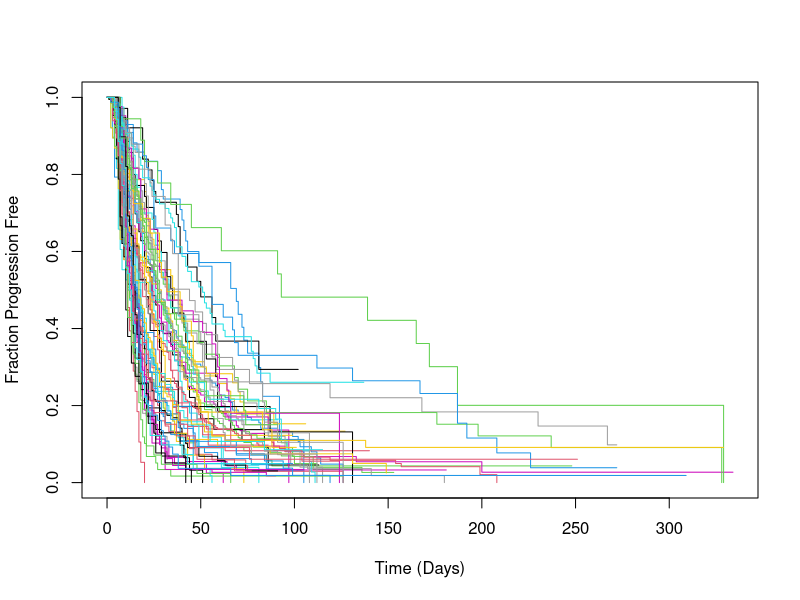

The R script that drew this image: (Note: this script raises an error after producing the figure.)
require(survival)

all<-read.csv("novartis_volumes.csv")
all<-all[,c(1:4,6)]
colnames(all)<-c("ID","TID","TRT","VOL","DAYS")
DIAM<-2*((3*all$VOL/(4*pi))^(1/3))
all<-cbind(all,DIAM)



quantile(all$DIAM[all$DAYS==0])


# calculate RECIST response for each treatment
# treat this like you would a clinical trial - so we wouldn't have untreated data
all<-all[all$TRT!="untreated",]
# we can now fit a time-series model and ignore drop-out and use decay, 
# growth rate and see how well it does
NID<-array(NA,dim=c(dim(all)[1],1))
NID[1]<-1
for(ii in 2:length(NID)){
  if(all$DAYS[ii]>all$DAYS[ii-1]){
    NID[ii]<-NID[ii-1]
  }else{
    NID[ii]<-NID[ii-1]+1
  }
}
all<-cbind(all,NID)


idtrt<-unique(all[,c(1,3)])
final<-data.frame(array(NA, dim=c(dim(idtrt)[1],8)))
all$TRT<-as.character(all$TRT)
all$TID<-as.character(all$TID)
all$ID<-as.character(all$ID)

# calculate PFS & extras
for (ii in 1:dim(idtrt)[1]){
    dummy<-all[all$ID==idtrt[ii,1] & all$TRT==idtrt[ii,2],]
    bsl<-dummy$DIAM[dummy$DAYS==0]
    flag<-0
    if(length(bsl==1)){
      for (kk in 2:dim(dummy)[1]){
        if(dummy$DIAM[kk]>= max(1.2*min(dummy$DIAM[1:kk]),1) & flag==0){
          final[ii,1]<-dummy$ID[kk]
          final[ii,2]<-dummy$TID[kk]
          final[ii,3]<-dummy$TRT[kk]
          final[ii,4]<-100*(min(dummy$DIAM[2:kk])-bsl)/bsl
          final[ii,5]<-dummy$DAYS[kk]
          final[ii,6]<-1
          final[ii,7]<-(min(dummy$DIAM[2:kk]))/bsl
          final[ii,8]<-100*(min(dummy$DIAM[2])-bsl)/bsl
          flag<-1
        }
      }
      if (flag==0){
        final[ii,1]<-dummy$ID[kk]
        final[ii,2]<-dummy$TID[kk]
        final[ii,3]<-dummy$TRT[kk]
        final[ii,4]<-100*(min(dummy$DIAM[2:kk])-bsl)/bsl
        final[ii,5]<-dummy$DAYS[kk]
        final[ii,6]<-0
        final[ii,7]<-(min(dummy$DIAM[2:kk]))/bsl
        final[ii,8]<-100*(min(dummy$DIAM[2])-bsl)/bsl
        flag<-1
      }
      flag<-0 
    }
}
colnames(final)<-c("ID","TTYPE","TRT","BR","PDAY","PFS","FC","IPCH")  
# so we can look at PFS for each drug
unique(final$TRT)
km<-survfit(Surv(PDAY,PFS)~TRT,data=final)
test<-print(km)
length(unique(final$TRT))
plot(km,col=1:62,xlab="Time (Days)",ylab="Fraction Progression Free")
final<-final[is.na(final$TRT)==F,]
# fit time-series
pfs<-final[,c(1,3,5,6)]
all<-merge(all,pfs,by=c("ID","TRT"),all.x=T,all.y=T)
head(all)
all<-all[order(all[,7],all[,5]),]
all<-all[all$DAYS<=all$PDAY,]
all<-all[is.na(all$DIAM)==F,]

DAYS2<-all$DAYS[2:dim(all)[1]]
DAYS2<-c(DAYS2,NA)
all<-cbind(all,DAYS2)

all<-all[all$DAYS2!=0,]
# re-set PFS flag to 0 for all preceding time-points
PFS2<-array(NA,dim=c(dim(all)[1],1))
for(ii in 2:length(PFS2)){
  if(all$NID[ii]==all$NID[ii+1]){
    PFS2[ii]<-0
  }else{
    PFS2[ii]<-all$PFS[ii]
  }
}
# Error is simply an indexing issue and can be ignored
all<-cbind(all,PFS2)
all<-all[is.na(all$PFS)==F,]
# fill in 1st and last
all$PFS2[1]<-all$PFS[1]
all$PFS2[length(all$PFS2)]<-all$PFS[length(all$PFS2)]

# let's calculate relative change too, first include baseline
BSL<-all[all$DAYS==0,c("NID","DIAM")]
colnames(BSL)<-c("NID","BSL")
all<-merge(all,BSL,by=c("NID"),all.x=T,all.y=F)
all$PCH<-100*(all$DIAM-all$BSL)/(all$BSL)
# note that the fisrt % change is in fact missing
all$PCH[all$DAYS==0]<-NA

# next we can look at rate of change from visit to visit
DLDT<-array(NA,dim=c(length(all$NID),1))
for (ii in 2:length(DLDT)){
  if(all$NID[ii]==all$NID[ii-1]){
    DLDT[ii]=(all$DIAM[ii]-all$DIAM[ii-1])/(all$DAYS[ii]-all$DAYS[ii-1])
  }
}
all<-cbind(all,DLDT)
# record best change seen as we move through time



# quick general look - care about current size and how its changing:
summary(coxph(Surv(DAYS, DAYS2, PFS2) ~ cluster(NID)+DIAM,data=all))
summary(coxph(Surv(DAYS, DAYS2, PFS2) ~ cluster(NID)+c(DLDT*100),data=all))
summary(coxph(Surv(DAYS, DAYS2, PFS2) ~ cluster(NID)+c(DLDT*100)+DIAM,data=all))
# so this tells us that in general across the entire data-set using either
# one or combined correlates quite well with progression


# next we want to look at this in each drug
trt<-unique(all$TRT)
results<-data.frame(array(NA,dim=c(length(trt),5)))

for (ii in 1:length(trt)){
  results[ii,1]<-trt[ii]
  m1<-coxph(Surv(DAYS, DAYS2, PFS2) ~ cluster(NID)+DIAM,data=all[all$TRT==trt[ii],])
  results[ii,2]<-m1$coefficients[1]
  results[ii,3]<-1-pchisq(-2*m1$loglik[1]+2*m1$loglik[2],1)
  m1<-coxph(Surv(DAYS, DAYS2, PFS2) ~ cluster(NID)+c(DLDT*100),data=all[all$TRT==trt[ii],])
  results[ii,4]<-m1$coefficients[1]
  results[ii,5]<-1-pchisq(-2*m1$loglik[1]+2*m1$loglik[2],1)
}
colnames(results)<-c("TRT","DIAM","DIAM_P","DLDT","DLDT_P")
# histogram of HR values
hist((results$DIAM),xlab="log (Hazard Ratio)",main="Diameter")
abline(v=mean(results$DIAM),col=2,lwd=2)
abline(v=mean(results$DIAM)-1*sqrt(var(results$DIAM)),col=2,lty=2,lwd=2)
abline(v=mean(results$DIAM)+1*sqrt(var(results$DIAM)),col=2,lty=2,lwd=2)
sqrt(var(results$DIAM))/mean(results$DIAM)# 49% CV

hist((results$DLDT),xlab="log (Hazard Ratio)",main="DLDT")
abline(v=mean(results$DLDT),col=2,lwd=2)
abline(v=mean(results$DLDT)-1*sqrt(var(results$DLDT)),col=2,lty=2,lwd=2)
abline(v=mean(results$DLDT)+1*sqrt(var(results$DLDT)),col=2,lty=2,lwd=2)
sqrt(var(results$DLDT))/mean(results$DLDT)# 42% CV

plot(results$DIAM,results$DLDT,pch=19,ylab="DLDT log (Hazard Ratio)",xlab="Diameter log (Hazard Ratio)")
# not a useful plot

 plot(exp(results$DIAM),-log10(results$DIAM_P),pch=19,xlim=c(1,6),
      xlab="Hazard Ratio",ylab="-log10(p-value)",main="Diameter")
 abline(h = -log10(0.05),col=2)
 100*sum(results$DIAM_P>=0.05)/length(results$DIAM_P)# 10 %
 results$TRT[results$DIAM_P>=0.05]# no trend
 100*sqrt(var(results$DIAM[results$DIAM_P<0.05]))/mean(results$DIAM[results$DIAM_P<0.05])# 45% CV
 
 plot(exp(results$DLDT),-log10(results$DLDT_P),pch=19,xlab="Hazard Ratio",ylab="-log10(p-value)",
      log="x",main="d(Diameter)/dt",xlim=c(1,1.15))
 abline(h = -log10(0.05),col=2)
 100*sum(results$DLDT_P>=0.05)/length(results$DLDT_P)# 5 %
 results$TRT[results$DLDT_P>=0.05]# no trend
 100*sqrt(var(results$DLDT[results$DLDT_P<0.05]))/mean(results$DLDT[results$DLDT_P<0.05])# 39% CV


# so it is generally prognostic, now we do the does it capture treatment effect stuff...

# cycle through all possible 2 arm trials and record HR and ratio mean
# % change
idx<-unique(final$TRT)
results<-{}
count<-1
for (ii in 1:length(idx)){
  for(jj in (ii+1):length(idx)){
    dummy<-final[final$TRT==idx[ii]|final$TRT==idx[jj],]
    res1<-summary(coxph(Surv(PDAY,PFS)~c(TRT==idx[jj]),data=dummy))$coefficients[2]
    res2<-(survdiff(Surv(PDAY,PFS)~c(TRT==idx[jj]),data=dummy))$chisq
    d1<-summary(coxph(Surv(DAYS, DAYS2, PFS2) ~ cluster(NID)+DIAM,
                      data=all[all$TRT==idx[ii]|all$TRT==idx[jj],]))
    d2<-summary(coxph(Surv(DAYS, DAYS2, PFS2) ~ cluster(NID)+DIAM+TRT,
                      data=all[all$TRT==idx[ii]|all$TRT==idx[jj],]))
    res3<- d2$logtest[1] - d1$logtest[1]
    d1<-summary(coxph(Surv(DAYS, DAYS2, PFS2) ~ cluster(NID)+DLDT,
                      data=all[all$TRT==idx[ii]|all$TRT==idx[jj],]))
    d2<-summary(coxph(Surv(DAYS, DAYS2, PFS2) ~ cluster(NID)+DLDT+TRT,
                      data=all[all$TRT==idx[ii]|all$TRT==idx[jj],]))
    res4<- d2$logtest[1] - d1$logtest[1]
    d1<-summary(coxph(Surv(DAYS, DAYS2, PFS2) ~ cluster(NID)+DIAM+DLDT,
                      data=all[all$TRT==idx[ii]|all$TRT==idx[jj],]))
    d2<-summary(coxph(Surv(DAYS, DAYS2, PFS2) ~ cluster(NID)+DIAM+DLDT+TRT,
                      data=all[all$TRT==idx[ii]|all$TRT==idx[jj],]))
    res5<- d2$logtest[1] - d1$logtest[1]
    results<-rbind(results,c(res1,res2,res3,res4,res5,idx[ii],idx[jj]))
    print(results[count,])
    count<-count+1
  }
}
# An error may occur but this can be ignored

results<-data.frame(results)
results[,1]<-as.numeric(as.character(results[,1]))
results[,2]<-as.numeric(as.character(results[,2]))
results[,3]<-as.numeric(as.character(results[,3]))
results[,4]<-as.numeric(as.character(results[,4]))
results[,5]<-as.numeric(as.character(results[,5]))


colnames(results)<-c("PFS_HR","LR_CHISQ","PC_DIAM","PC_DLDT","PC_DIAM_DLDT","D1","D2")

length(results$PFS_HR[results$LR_CHISQ>3.84])# 1103
length(results$PFS_HR)# 1830
hist(log10(results$PFS_HR),breaks=25,main="",xlab="log10 (Hazard Ratio)",ylim=c(0,250))
hist(log10(results$PFS_HR[results$LR_CHISQ>3.84]),breaks=25,main="",xlab="log10 (Hazard Ratio)",ylim=c(0,250))
hist(log10(results$PFS_HR[results$LR_CHISQ>6.64]),breaks=25,main="",xlab="log10 (Hazard Ratio)",ylim=c(0,250))

hist((results$PC_DIAM[results$LR_CHISQ>3.84]),breaks=25,main="Diameter",xlab="LR test-statistic",ylim=c(0,400))
hist((results$PC_DIAM[results$LR_CHISQ>6.64]),breaks=25,main="Diameter",xlab="LR test-statistic",ylim=c(0,400))

hist((results$PC_DLDT[results$LR_CHISQ>3.84]),breaks=25,main="DLDT",xlab="LR test-statistic",ylim=c(0,400))
hist((results$PC_DLDT[results$LR_CHISQ>6.64]),breaks=25,main="DLDT",xlab="LR test-statistic",ylim=c(0,400))

hist((results$PC_DIAM_DLDT[results$LR_CHISQ>3.84]),breaks=25,main="Diameter + DLDT",xlab="LR test-statistic",ylim=c(0,400))
hist((results$PC_DIAM_DLDT[results$LR_CHISQ>6.64]),breaks=25,main="Diameter + DLDT",xlab="LR test-statistic",ylim=c(0,400))


sum(results$PC_DIAM[results$LR_CHISQ>3.84]>3.84)/
  length(results$PC_DIAM[results$LR_CHISQ>3.84])# 77%
sum(results$PC_DLDT[results$LR_CHISQ>3.84]>3.84)/
  length(results$PC_DLDT[results$LR_CHISQ>3.84])# 83%
sum(results$PC_DIAM_DLDT[results$LR_CHISQ>3.84]>3.84)/
  length(results$PC_DIAM_DLDT[results$LR_CHISQ>3.84])# 71%

sum(results$PC_DIAM[results$LR_CHISQ>3.84]>6.64)/
  length(results$PC_DIAM[results$LR_CHISQ>3.84])# 65%
sum(results$PC_DLDT[results$LR_CHISQ>3.84]>6.64)/
  length(results$PC_DLDT[results$LR_CHISQ>3.84])# 64%
sum(results$PC_DIAM_DLDT[results$LR_CHISQ>3.84]>6.64)/
  length(results$PC_DIAM_DLDT[results$LR_CHISQ>3.84])# 58%


# so we get improvements when we look at the change and direction than either one alone
# but the caveat is that the regression coefficients are more variable as we saw in the 
# single arm analysis

plot(results$PFS_HR[results$LR_CHISQ>3.84],
     -log10(1-pchisq(results$LR_CHISQ[results$LR_CHISQ>3.84],1)),log="x",
     xlab="PFS HR",ylab="-log10(p-value)",pch=19,cex=0.5,ylim=c(0,17),col="green")
abline(h = -log10(0.05),col=1)
points(results$PFS_HR[results$LR_CHISQ<=3.84],
     -log10(1-pchisq(results$LR_CHISQ[results$LR_CHISQ<=3.84],1)),pch=19,col=2,cex=0.5)


plot(results$PFS_HR[results$LR_CHISQ>3.84],
     -log10(1-pchisq(results$PC_DIAM_DLDT[results$LR_CHISQ>3.84],1)),log="x",
     xlab="PFS HR",ylab="-log10(p-value)",pch=19,cex=0.5,ylim=c(0,17),col="green")
abline(h = -log10(0.05),col=1)
points(results$PFS_HR[results$LR_CHISQ>3.84 & results$PC_DIAM_DLDT<=3.84],
     -log10(1-pchisq(results$PC_DIAM_DLDT[results$LR_CHISQ>3.84 & results$PC_DIAM_DLDT<=3.84],1)),
     col="red",pch=19,cex=0.5)

